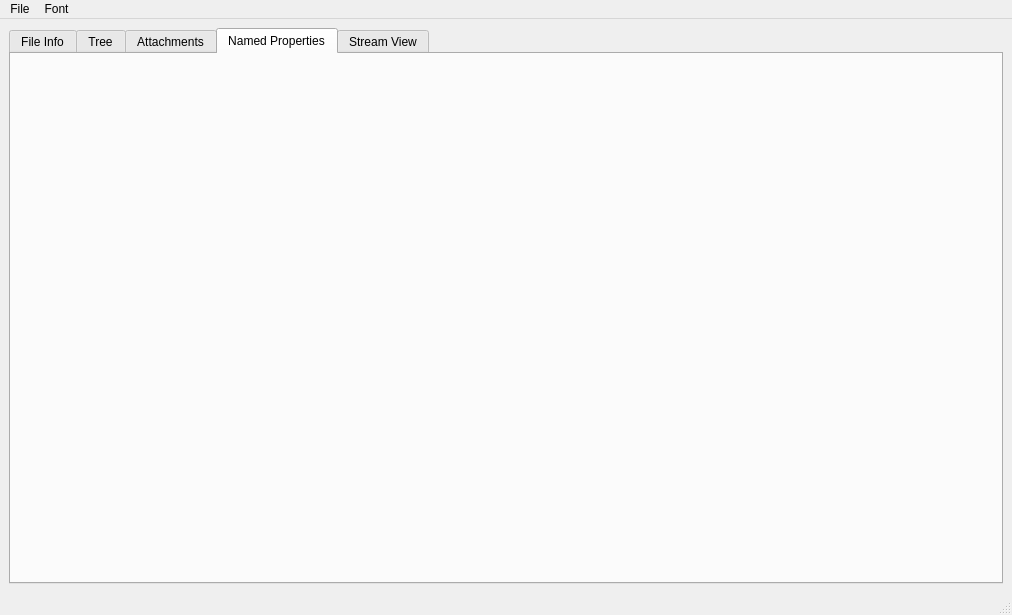
<?xml version="1.0" encoding="UTF-8"?>
<ui version="4.0">
 <class>MainWindow</class>
 <widget class="QMainWindow" name="MainWindow">
  <property name="geometry">
   <rect>
    <x>0</x>
    <y>0</y>
    <width>1012</width>
    <height>615</height>
   </rect>
  </property>
  <property name="windowTitle">
   <string>MSG Explorer</string>
  </property>
  <widget class="QWidget" name="centralwidget">
   <layout class="QGridLayout" name="gridLayout">
    <item row="0" column="0">
     <widget class="QTabWidget" name="tabWidget">
      <property name="currentIndex">
       <number>3</number>
      </property>
      <widget class="MSGDetailsPage" name="pageBasicInformation">
       <attribute name="title">
        <string>File Info</string>
       </attribute>
      </widget>
      <widget class="MSGTreeViewer" name="pageTreeView">
       <attribute name="title">
        <string>Tree</string>
       </attribute>
      </widget>
      <widget class="AttachmentsBrowser" name="pageAttachments">
       <attribute name="title">
        <string>Attachments</string>
       </attribute>
      </widget>
      <widget class="NamedPropertiesViewer" name="pageNamedProperties">
       <attribute name="title">
        <string>Named Properties</string>
       </attribute>
      </widget>
      <widget class="StreamViewer" name="pageStreamView">
       <attribute name="title">
        <string>Stream View</string>
       </attribute>
      </widget>
     </widget>
    </item>
   </layout>
  </widget>
  <widget class="QMenuBar" name="menubar">
   <property name="geometry">
    <rect>
     <x>0</x>
     <y>0</y>
     <width>1012</width>
     <height>20</height>
    </rect>
   </property>
   <widget class="QMenu" name="menuFile">
    <property name="title">
     <string>File</string>
    </property>
    <addaction name="actionLoad_Msg_File"/>
    <addaction name="actionLoad_Parent_Msg"/>
    <addaction name="actionClose_Current_File"/>
    <addaction name="separator"/>
    <addaction name="actionOpen_Log"/>
   </widget>
   <widget class="QMenu" name="menuTest">
    <property name="title">
     <string>Font</string>
    </property>
    <addaction name="actionIncrease_Font"/>
    <addaction name="actionDecrease_Font"/>
   </widget>
   <addaction name="menuFile"/>
   <addaction name="menuTest"/>
  </widget>
  <widget class="QStatusBar" name="statusbar"/>
  <action name="actionLoad_Msg_File">
   <property name="text">
    <string>Load Msg File...</string>
   </property>
  </action>
  <action name="actionClose_Current_File">
   <property name="text">
    <string>Close Current File</string>
   </property>
  </action>
  <action name="actionOpen_Log">
   <property name="text">
    <string>Open Log</string>
   </property>
  </action>
  <action name="actionIncrease_Font">
   <property name="text">
    <string>Increase Font</string>
   </property>
  </action>
  <action name="actionDecrease_Font">
   <property name="text">
    <string>Decrease Font</string>
   </property>
  </action>
  <action name="actionLoad_Parent_Msg">
   <property name="enabled">
    <bool>false</bool>
   </property>
   <property name="text">
    <string>Load Parent Msg</string>
   </property>
  </action>
 </widget>
 <customwidgets>
  <customwidget>
   <class>MSGTreeViewer</class>
   <extends>QWidget</extends>
   <header>..msg_tree_viewer</header>
   <container>1</container>
  </customwidget>
  <customwidget>
   <class>AttachmentsBrowser</class>
   <extends>QWidget</extends>
   <header>..attachments_browser</header>
   <container>1</container>
  </customwidget>
  <customwidget>
   <class>StreamViewer</class>
   <extends>QWidget</extends>
   <header>..stream_viewer</header>
   <container>1</container>
  </customwidget>
  <customwidget>
   <class>MSGDetailsPage</class>
   <extends>QWidget</extends>
   <header>..msg_details_page</header>
   <container>1</container>
  </customwidget>
  <customwidget>
   <class>NamedPropertiesViewer</class>
   <extends>QWidget</extends>
   <header>..named_properties_viewer</header>
   <container>1</container>
  </customwidget>
 </customwidgets>
 <resources/>
 <connections/>
</ui>
